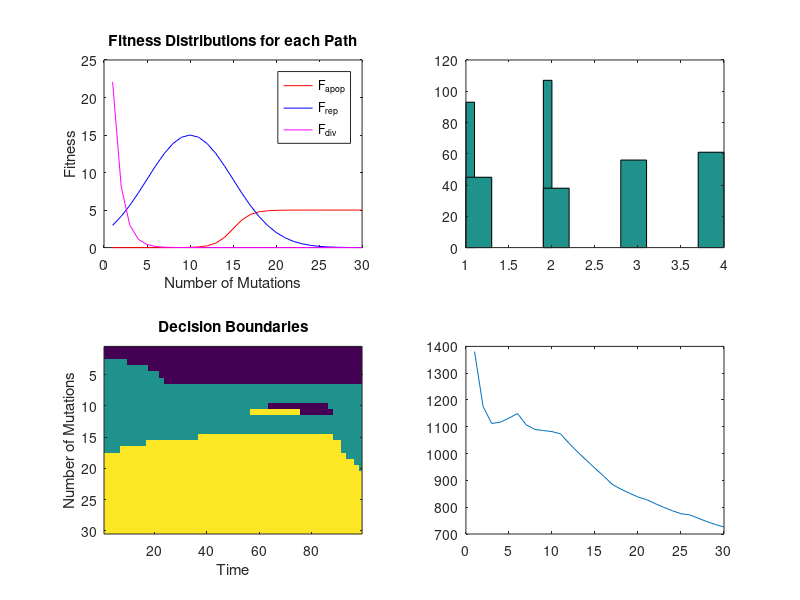

The MATLAB script that drew this image: (Note: this script raises an error after producing the figure.)
%% AMS 215 Project
% Modeling Cell Division Decisions
% by Raj Maitra
clc
clear all
close all

T = 100;
m_necro = 0.01; %probability of necrosis
mu = 0.5*(1:T)/T; %probability of mutation occurance
rho = 0.4*(1:T)/T;%(T:-1:1)/T; %probability that repair works
nrep = ceil(2*rand(200,1)); %random number of repairs done
nmut = ceil(4*rand(200,1));%0.5*(1:T); %random number of mutations done
p_div = 0.9;
xmax = 30;

%creating decision probabilities 
fapop = 0; %fitness from apoptosing
    amp_div = 5;
    phase = 15;
 
finvest = 0; %fitness from investing
    amp_invest = 15;
    mean = 10;
    width = 5;
    
fdiv = 0; %fitness from dividing
    amp_apop = 60;
    lambda = 1;
    shift = 5;
    
for x = 1:xmax
    fapop(x) = amp_div/(1+exp(-(x-phase)));
    finvest(x) = amp_invest*exp(-(x-mean)^2/(2*width^2));
    fdiv(x) = amp_apop*lambda*exp(-lambda*(x));
end
figure(1)
    subplot(221)
        plot(fapop,'-r')
        hold on 
        plot(finvest,'-b')
        plot(fdiv,'-m')
        title('Fitness Distributions for each Path')
        xlabel('Number of Mutations');
        ylabel('Fitness');
        legend('F_{apop}','F_{rep}','F_{div}')
        
    subplot(222)
        hist(nrep);
        hold on
        hist(nmut);

F = ones(xmax,T);
delta = zeros(xmax,T);

for t = T-1:-1:1
    for x = 1:xmax
        %probability of DNA or soma damage
        nmut = 5;
        nrep = 4;
        
        xdamage = max(x-nmut,1);
        
        [fdec_damage] = [fdiv(xdamage) + F(xdamage,t+1);...%p_div*(fdiv(xdamage) + F(xdamage,t+1)) + (1-p_div)*F(xdamage,t+1);...
                        rho(t)*(finvest(min((xdamage+nrep),xmax)) + F(min((xdamage+nrep),xmax),t+1))+(1-rho(t))*(finvest(xdamage) + F(min((xdamage),xmax),t+1));...
                        fapop(xdamage) + F(xdamage,t+1)];
                                  
        [fdecision] = [fdiv(x) + F(x,t+1);...%p_div*(fdiv(x) + F(x,t+1)) + (1-p_div)*F(x,t+1);...
                       rho(t)*(finvest(min((x+nrep),xmax)) + F(min((x+nrep),xmax),t+1))+(1-rho(t))*(finvest(x) + F(min((x),xmax),t+1));...
                       fapop(x) + F(x,t+1)];
                                  
        [Vmax delta(x,t)] = max(mu(t)*fdec_damage + (1-mu(t))*fdecision);
        F(x,t) = exp(-m_necro)*Vmax;
    end
end
F
    subplot(223);
    imagesc(delta(:,1:end-1))
    xlabel('Time')
    ylabel('Number of Mutations')
    title('Decision Boundaries')
    
    subplot(224);
    plot(F(:,1));
    if 0
        set(gcf,'Units','Inches');
        pos = get(gcf,'Position');
        set(gcf,'PaperPositionMode','Auto','PaperUnits','Inches','PaperSize',[pos(3), pos(4)])
        print(gcf,'finalfig2','-dpdf','-r0')
    end

    %% Forward Simulation
    pop = [];
    for j = 1:100
        j
    num_org = 1;
    x = zeros(num_org,T);
    x = x-1;    
    x(1,1) = 10;
    count = 0;
    t = 1;
    num_org = 1;
    
    
    for t = 1:T-1
        for k = 1:num_org
            if x(k,t) > 0
                r = rand; %generate random number (uniform)
                %if necrosis event
                if r <= m_necro
                    x(k,t+1) = -40;
                    continue
                end
                
                %if not a necrosis event
                %if mutations occur
                if rand <= mu(t)
                    nmut = ceil(1*rand);
                    x(k,t) = x(k,t) + nmut;
                end
                
                %if divide
                if delta(x(k,t),t) == 1
                    if count(k) >= 10
                        num_org = num_org + 1;
                        x = [x; zeros(1,T)-1];
                        x(num_org,t+1) = x(k,t);
                        count(k) = 0;
                        count = [count 0];
                        x(k,t+1) = x(k,t);
                        x(k,t) = -10;
                    else
                        count(k) = count(k)+1;
                        x(k,t+1) = x(k,t);
                    end
                    
                %if DNA repair
                elseif  delta(x(k,t),t) == 2
                    %if repair works
                    if rand <= rho(t)
                        nrep = ceil(10*rand);
                        x(k,t+1) = max(x(k,t)-nrep, 1);
                        count(k) = count(k)+1;
                        continue
                    end
                    x(k,t+1) = x(k,t);
                    count(k) = count(k)+1;
                %if apoptosis
                elseif  delta(x(k,t),t) == 3
                    x(k,t+1) = -20;
                    count(k) = count(k)+1;
                end
            end
        end
    end
    
    %exponential plot
    %figure(2)
    %imagesc(x)
    if 0
        set(gcf,'Units','Inches');
        pos = get(gcf,'Position');
        set(gcf,'PaperPositionMode','Auto','PaperUnits','Inches','PaperSize',[pos(3), pos(4)])
        print(gcf,'finalfig3','-dpdf','-r0')
    end
    
    %tree plot of offspring from one cell
    arrayi = x == -10;
    nodes = [0];
    for i = 1:T
        nodes = [nodes;find(arrayi(:,i) == 1)];
    end
    %figure(3) 
    %treeplot(nodes')
    if 0
        set(gcf,'Units','Inches');
        pos = get(gcf,'Position');
        set(gcf,'PaperPositionMode','Auto','PaperUnits','Inches','PaperSize',[pos(3), pos(4)])
        print(gcf,'finalfig5','-dpdf','-r0')
    end
    
    pop = [pop size(x,1)];
    end
    %%
    
    hold on
    distplot(pop','b')
    
    
    
    